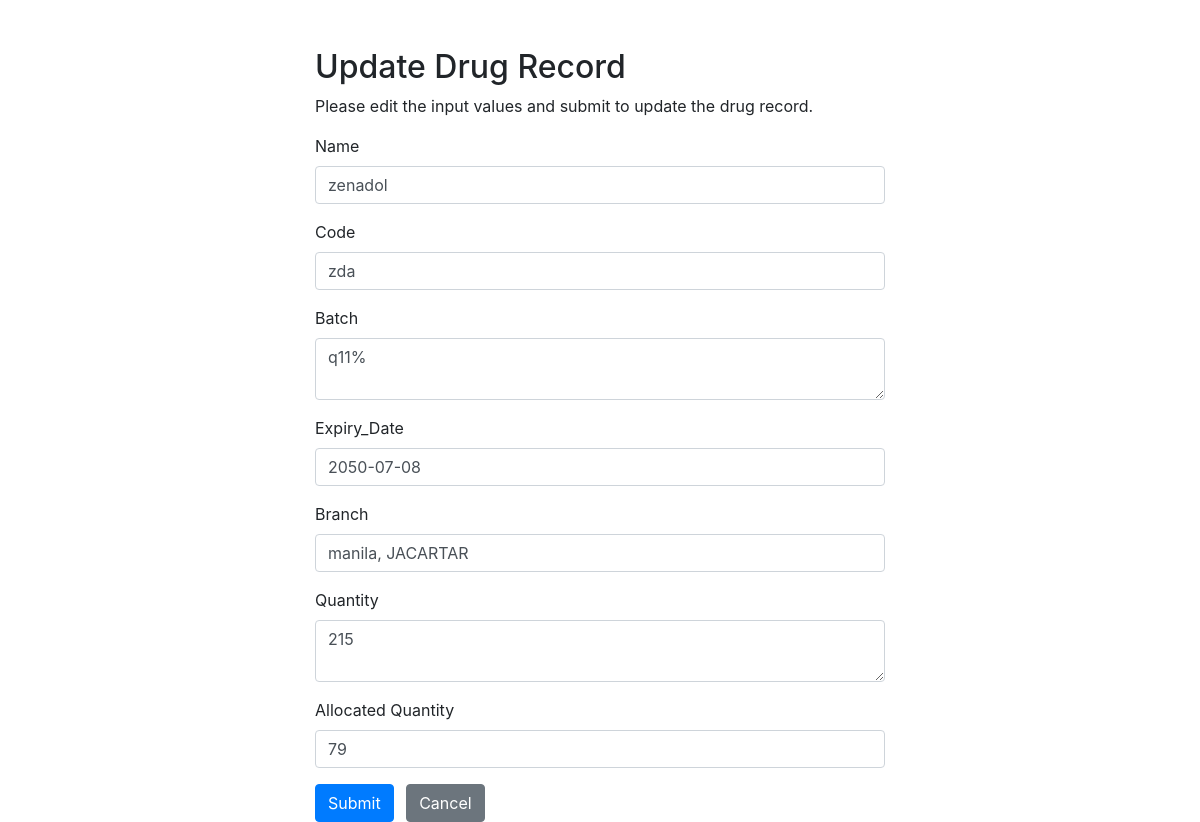
/update.php?id=18, run on the app's committed database.
### tables this page shows
CREATE TABLE `drugs` (
  `id` int(10) NOT NULL,
  `code` varchar(50) NOT NULL,
  `name` varchar(50) NOT NULL,
  `batch` varchar(50) NOT NULL,
  `expiry_date` date NOT NULL,
  `branch` varchar(50) NOT NULL,
  `quantity` int(50) NOT NULL,
  `allocated` int(50) NOT NULL
);

### update.php (the view, shortened to what this page needs)
<?php
require_once "config.php";
$code = $name = $batch = $expiry_date = $branch = $quantity = $allocated = "";
$code_err = $name_err= $batch_err = $exp_err = $branch_err = $quantiy_err = $allocated_err = $balance_err = "";
if(isset($_POST["id"]) && !empty($_POST["id"])){
    $id = $_POST["id"];
    $input_name = trim($_POST["name"]);
    if(empty($input_name)){
        $name_err = "Please enter a name.";
    } elseif(!filter_var($input_name, FILTER_VALIDATE_REGEXP, array("options"=>array("regexp"=>"/^[a-zA-Z\s]+$/")))){
        $name_err = "Please enter a valid name.";
    } else{
        $name = $input_name;
    }
    $input_code = trim($_POST["code"]);
    if(empty($input_code)){
        $code_err = "Please enter a PRODUCT CODE.";
    } else{
        $code = $input_code;
    }
    $input_exp = trim($_POST["expiry_date"]);
    if(empty($input_exp)){
        $exp_err = "Please enter the expiry_date.";
    } elseif(!ctype_digit($input_exp)){
        $exp_err= "Please enter a valid date.";
    } else{
        $expiry_date = $input_exp;
    }
     $batch = trim($_POST["batch"]);
     $quantity = trim($_POST["quantity"]);
     $allocated = trim($_POST["allocated"]);
     $branch = trim($_POST["branch"]);
     $expiry_date = trim($_POST["expiry_date"]);
    if(empty($name_err) && empty($code_err) && empty($batch_err)){
        $sql = "UPDATE drugs SET name = ?, code = ?, batch = ?, expiry_date = ?, branch=?, quantity=?, allocated=? WHERE id = ?";
        if($stmt = mysqli_prepare($link, $sql)){
            mysqli_stmt_bind_param($stmt, "sssssssi", $param_name, $param_code, $param_batch, $param_exp, $param_branch, $param_quantity, $param_alloc, $param_id);
            $param_name = $name;
            $param_code = $code;
            $param_batch = $batch;
            $param_exp = $expiry_date;
            $param_branch = $branch;
            $param_quantity = $quantity;
            $param_alloc = $allocated;
            $param_id = $id;
            if(mysqli_stmt_execute($stmt)){
                header("location: index.php");
                exit();
            } else{
                echo "Oops! Something went wrong. Please try again later.";
            }
        }
        mysqli_stmt_close($stmt);
    }
    mysqli_close($link);
} else{
    if(isset($_GET["id"]) && !empty(trim($_GET["id"]))){
        $sql = "SELECT * FROM drugs WHERE id = ?";
        if($stmt = mysqli_prepare($link, $sql)){
            mysqli_stmt_bind_param($stmt, "i", $param_id);
            if(mysqli_stmt_execute($stmt)){
                $result = mysqli_stmt_get_result($stmt);
                if(mysqli_num_rows($result) == 1){
                    $row = mysqli_fetch_array($result, MYSQLI_ASSOC);
                    $name = $row["name"];
                    $code = $row["code"];
                    $quantity = $row["quantity"];
                    $batch = $row["batch"];
                    $branch = $row["branch"];
                    $allocated = $row["allocated"];
                    $expiry_date = $row["expiry_date"];
                } else{
                    header("location: error.php");
                    exit();
                }
            } else{
                echo "Oops! Something went wrong. Please try again later.";
            }
        }
    }  else{
        header("location: error.php");
        exit();
    }
}
?>
<!DOCTYPE html>
<html lang="en">
<head>
    <link rel="stylesheet" href="https://stackpath.bootstrapcdn.com/bootstrap/4.5.2/css/bootstrap.min.css">
</head>
<body>
    <div class="wrapper">
        <div class="container-fluid">
            <div class="row">
                <div class="col-md-12">
                    <h2 class="mt-5">Update Drug Record</h2>
                    <p>Please edit the input values and submit to update the drug record.</p>
                    <form action="<?php echo htmlspecialchars(basename($_SERVER['REQUEST_URI'])); ?>" method="post">
                        <div class="form-group">
                            <label>Name</label>
                            <input type="text" name="name" class="form-control <?php echo (!empty($name_err)) ? 'is-invalid' : ''; ?>" value="<?php echo $name; ?>">
                        </div>
                        <div class="form-group">
                            <label>Code</label>
                            <input type="text" name="code" class="form-control <?php echo (!empty($code_err)) ? 'is-invalid' : ''; ?>" value="<?php echo $code; ?>">
                        </div>
                        <div class="form-group">
                            <label>Batch</label>
                            <textarea name="batch" class="form-control <?php echo (!empty($batch_err)) ? 'is-invalid' : ''; ?>"><?php echo $batch; ?></textarea>
                        </div>
                        <div class="form-group">
                            <label>Expiry_Date</label>
                            <input type="text" name="expiry_date" class="form-control <?php echo (!empty($salary_err)) ? 'is-invalid' : ''; ?>" value="<?php echo $expiry_date; ?>">
                        </div><div class="form-group">
                            <label>Branch</label>
                            <input type="text" name="branch" class="form-control <?php echo (!empty($branch_err)) ? 'is-invalid' : ''; ?>" value="<?php echo $branch; ?>">
                        </div>
                        <div class="form-group">
                            <label>Quantity</label>
                            <textarea name="quantity" class="form-control <?php echo (!empty($quantiy_err)) ? 'is-invalid' : ''; ?>"><?php echo $quantity; ?></textarea>
                        </div>
                        <div class="form-group">
                            <label>Allocated Quantity</label>
                            <input type="text" name="allocated" class="form-control <?php echo (!empty($allocated_err)) ? 'is-invalid' : ''; ?>" value="<?php echo $allocated; ?>">
                        </div>
                        <input type="submit" class="btn btn-primary" value="Submit">
                        <a href="index.php" class="btn btn-secondary ml-2">Cancel</a>
                    </form>
                </div>
            </div>
        </div>
    </div>
</body>
</html>

### update.php (style rules this page uses)
.wrapper { width: 600px; margin: 0 auto; }

### data on the page
drugs: name "zenadol", code "zda", batch "q11%", expiry_date "2050-07-08", branch "manila, JACARTAR", quantity "215", allocated "79"
